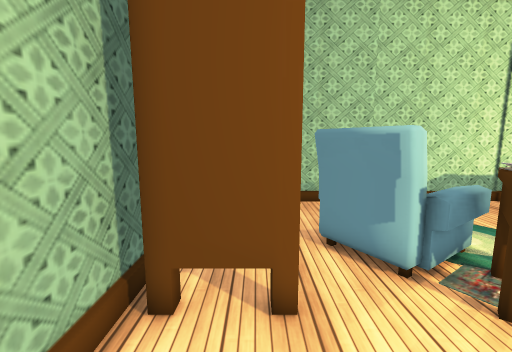
view 1 (above)

13 first-person views from a walk through a 3-D level made in the Unity game engine. The camera is 1.5 m above the floor, tilts 8° down and sees 90° across. The floor is counted in squares, 0.5 m on a side. Each view is taken from the middle of a square. On the plan, view 1 faces up. The plan holds only what a view shows up to about 19 squares ahead; the rest is blank. The place goes on beyond the plan. The player is left out. Some animated figures are not drawn. Some surface patterns are stand-ins.

view 2
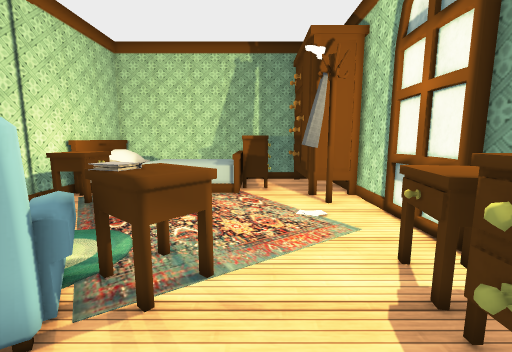

view 3
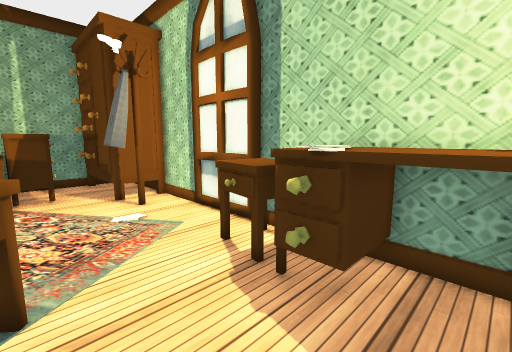

view 4
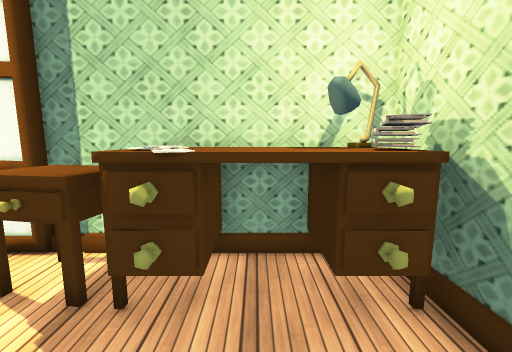

view 5
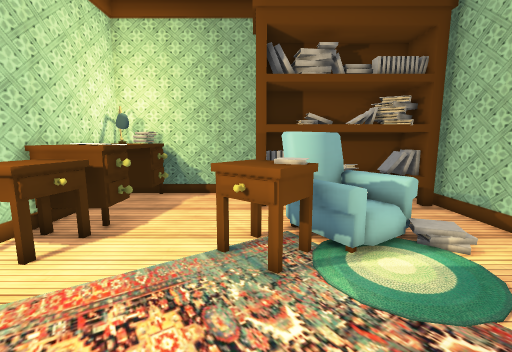

view 6
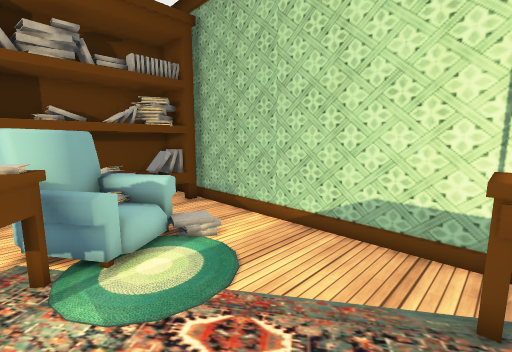

view 7
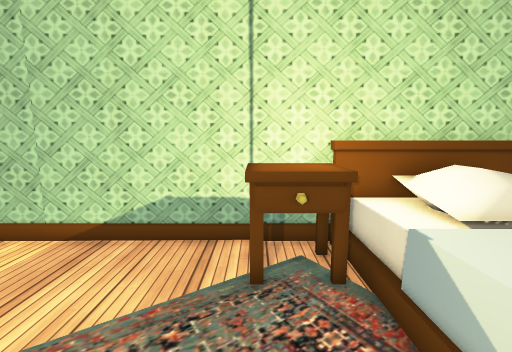

view 8
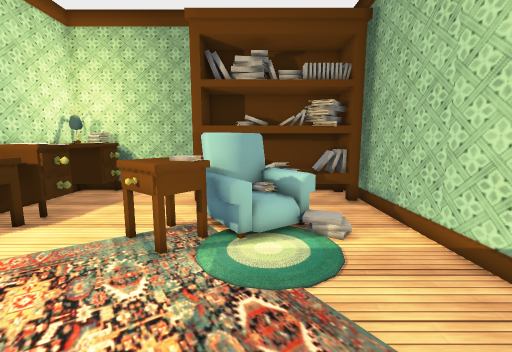

view 9
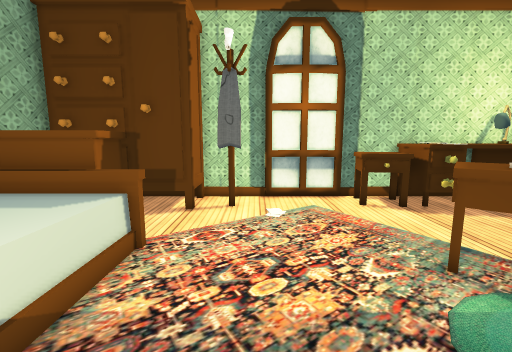

view 10
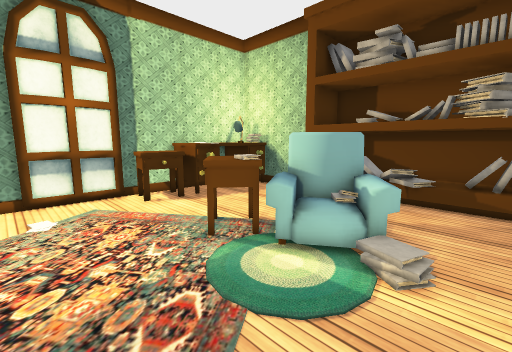

view 11
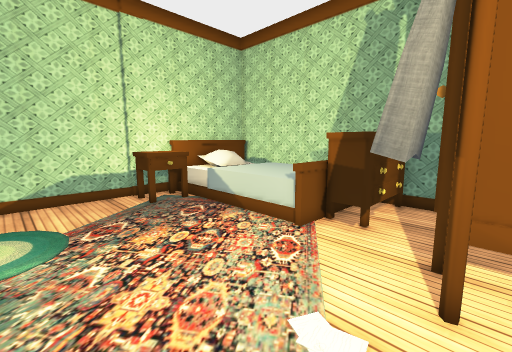

view 12
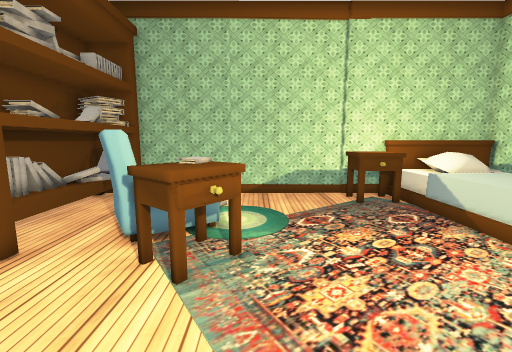

view 13
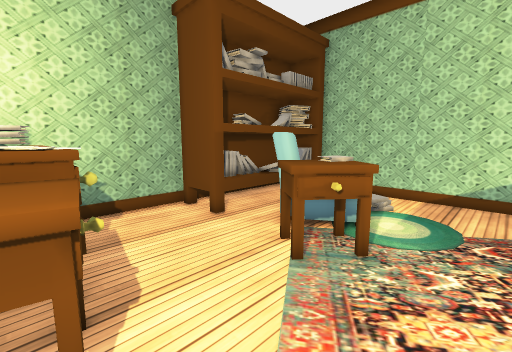

### Floor plan
Key: @ floor where view 1 was taken; # wall or solid block; . floor; / step, stairs or slope; C carpet; B books; T table; E bed; S desk; L lamp; O other object.
Columns run from 3 left of view 1 to 19 right of it. Each row starts with its distance up from view 1.
 13   #####      ##########
 12  OOOO########  TTEE EEE
 11  OBBO..........TTT
 10  OBBO.../......TTT
  9  OOBB. O/.....
  8  OOBBOOBC  ..    C
  7  OBBOOOBCC      .C
  6 #OBBOOOOCC       C
  5 #OBBO.OOBB     . C
  4 #OOOO..TTTT    . C
  3 ##......TT       CC
  2  #........      ...
  1  #.........    .......
  0 ##.@.......   .O....O.O
 -1 #BSSSSSTTT.....O.OOOOOO
 -2 #BBSSSSTTT.....O.O
 -3 #LLSSSSTTT####...O
 -4 #SSSSSS#############

Positions as (right, up) in squares from view 1, and headings:
1: (0, 0), facing up
2: (0, 2), facing right
3: (0, 3), facing down-right
4: (1, 3), facing down
5: (12, 4), facing left
6: (12, 5), facing up-left
7: (12, 5), facing up
8: (13, 7), facing left
9: (11, 10), facing down
10: (11, 11), facing down-left
11: (7, -2), facing up-right
12: (7, -2), facing up
13: (9, -2), facing up-left
